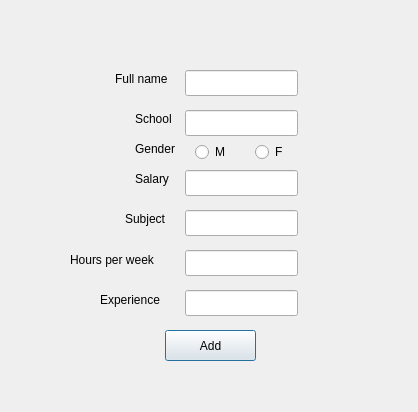
<?xml version="1.0" encoding="UTF-8"?>
<ui version="4.0">
 <class>addteacher</class>
 <widget class="QDialog" name="addteacher">
  <property name="geometry">
   <rect>
    <x>0</x>
    <y>0</y>
    <width>418</width>
    <height>412</height>
   </rect>
  </property>
  <property name="windowTitle">
   <string>Dialog</string>
  </property>
  <widget class="QLineEdit" name="fullname">
   <property name="geometry">
    <rect>
     <x>185</x>
     <y>70</y>
     <width>113</width>
     <height>26</height>
    </rect>
   </property>
  </widget>
  <widget class="QLineEdit" name="school">
   <property name="geometry">
    <rect>
     <x>185</x>
     <y>110</y>
     <width>113</width>
     <height>26</height>
    </rect>
   </property>
  </widget>
  <widget class="QRadioButton" name="radioButton">
   <property name="geometry">
    <rect>
     <x>195</x>
     <y>140</y>
     <width>41</width>
     <height>24</height>
    </rect>
   </property>
   <property name="text">
    <string>M</string>
   </property>
  </widget>
  <widget class="QRadioButton" name="radioButton_2">
   <property name="geometry">
    <rect>
     <x>255</x>
     <y>140</y>
     <width>41</width>
     <height>24</height>
    </rect>
   </property>
   <property name="text">
    <string>F</string>
   </property>
  </widget>
  <widget class="QLineEdit" name="salary">
   <property name="geometry">
    <rect>
     <x>185</x>
     <y>170</y>
     <width>113</width>
     <height>26</height>
    </rect>
   </property>
  </widget>
  <widget class="QLineEdit" name="subject">
   <property name="geometry">
    <rect>
     <x>185</x>
     <y>210</y>
     <width>113</width>
     <height>26</height>
    </rect>
   </property>
  </widget>
  <widget class="QLineEdit" name="experience">
   <property name="geometry">
    <rect>
     <x>185</x>
     <y>290</y>
     <width>113</width>
     <height>26</height>
    </rect>
   </property>
  </widget>
  <widget class="QLineEdit" name="hours">
   <property name="geometry">
    <rect>
     <x>185</x>
     <y>250</y>
     <width>113</width>
     <height>26</height>
    </rect>
   </property>
  </widget>
  <widget class="QPushButton" name="pushButton_2">
   <property name="geometry">
    <rect>
     <x>165</x>
     <y>330</y>
     <width>91</width>
     <height>31</height>
    </rect>
   </property>
   <property name="text">
    <string>Add</string>
   </property>
  </widget>
  <widget class="QLabel" name="label">
   <property name="geometry">
    <rect>
     <x>115</x>
     <y>70</y>
     <width>66</width>
     <height>18</height>
    </rect>
   </property>
   <property name="text">
    <string>Full name</string>
   </property>
  </widget>
  <widget class="QLabel" name="label_2">
   <property name="geometry">
    <rect>
     <x>135</x>
     <y>110</y>
     <width>51</width>
     <height>18</height>
    </rect>
   </property>
   <property name="text">
    <string>School</string>
   </property>
  </widget>
  <widget class="QLabel" name="label_3">
   <property name="geometry">
    <rect>
     <x>135</x>
     <y>140</y>
     <width>51</width>
     <height>18</height>
    </rect>
   </property>
   <property name="text">
    <string>Gender</string>
   </property>
  </widget>
  <widget class="QLabel" name="label_4">
   <property name="geometry">
    <rect>
     <x>135</x>
     <y>170</y>
     <width>41</width>
     <height>18</height>
    </rect>
   </property>
   <property name="text">
    <string>Salary</string>
   </property>
  </widget>
  <widget class="QLabel" name="label_5">
   <property name="geometry">
    <rect>
     <x>125</x>
     <y>210</y>
     <width>51</width>
     <height>18</height>
    </rect>
   </property>
   <property name="text">
    <string>Subject</string>
   </property>
  </widget>
  <widget class="QLabel" name="label_6">
   <property name="geometry">
    <rect>
     <x>70</x>
     <y>250</y>
     <width>111</width>
     <height>20</height>
    </rect>
   </property>
   <property name="text">
    <string>Hours per week</string>
   </property>
  </widget>
  <widget class="QLabel" name="label_7">
   <property name="geometry">
    <rect>
     <x>100</x>
     <y>290</y>
     <width>81</width>
     <height>20</height>
    </rect>
   </property>
   <property name="text">
    <string>Experience</string>
   </property>
  </widget>
 </widget>
 <resources/>
 <connections/>
</ui>
